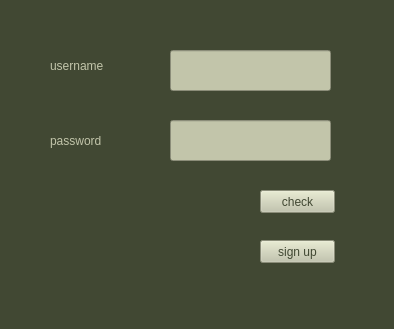
<?xml version="1.0" encoding="UTF-8"?>
<ui version="4.0">
 <class>MainWindow</class>
 <widget class="QMainWindow" name="MainWindow">
  <property name="geometry">
   <rect>
    <x>0</x>
    <y>0</y>
    <width>394</width>
    <height>329</height>
   </rect>
  </property>
  <property name="windowTitle">
   <string>MainWindow</string>
  </property>
  <property name="styleSheet">
   <string notr="true">background-color: rgb(65, 72, 51);</string>
  </property>
  <widget class="QWidget" name="centralwidget">
   <widget class="QLineEdit" name="user_lineEdit">
    <property name="geometry">
     <rect>
      <x>170</x>
      <y>50</y>
      <width>161</width>
      <height>41</height>
     </rect>
    </property>
    <property name="styleSheet">
     <string notr="true">font: 75 14pt &quot;Palatino Linotype&quot;;
background-color: rgb(194, 197, 170);
color: rgb(65, 72, 51)</string>
    </property>
   </widget>
   <widget class="QLineEdit" name="passw_lineEdit">
    <property name="geometry">
     <rect>
      <x>170</x>
      <y>120</y>
      <width>161</width>
      <height>41</height>
     </rect>
    </property>
    <property name="styleSheet">
     <string notr="true">font: 75 14pt &quot;Palatino Linotype&quot;;
background-color: rgb(194, 197, 170);
color: rgb(65, 72, 51)</string>
    </property>
   </widget>
   <widget class="QLabel" name="username_Label">
    <property name="geometry">
     <rect>
      <x>50</x>
      <y>50</y>
      <width>81</width>
      <height>31</height>
     </rect>
    </property>
    <property name="styleSheet">
     <string notr="true">font: 75 14pt &quot;Palatino Linotype&quot;;
color: rgb(194, 197, 170)</string>
    </property>
    <property name="text">
     <string>username</string>
    </property>
   </widget>
   <widget class="QLabel" name="password_Label">
    <property name="geometry">
     <rect>
      <x>50</x>
      <y>130</y>
      <width>91</width>
      <height>21</height>
     </rect>
    </property>
    <property name="styleSheet">
     <string notr="true">font: 75 14pt &quot;Palatino Linotype&quot;;
color: rgb(194, 197, 170)</string>
    </property>
    <property name="text">
     <string>password</string>
    </property>
   </widget>
   <widget class="QLabel" name="res_Label">
    <property name="geometry">
     <rect>
      <x>60</x>
      <y>180</y>
      <width>181</width>
      <height>51</height>
     </rect>
    </property>
    <property name="styleSheet">
     <string notr="true">font: 75 11pt &quot;Palatino Linotype&quot;;
color: rgb(194, 197, 170)</string>
    </property>
    <property name="text">
     <string/>
    </property>
   </widget>
   <widget class="QPushButton" name="check_Button">
    <property name="geometry">
     <rect>
      <x>260</x>
      <y>190</y>
      <width>75</width>
      <height>23</height>
     </rect>
    </property>
    <property name="styleSheet">
     <string notr="true">font: 75 14pt &quot;Palatino Linotype&quot;;
background-color: rgb(194, 197, 170);
color: rgb(65, 72, 51)</string>
    </property>
    <property name="text">
     <string>check</string>
    </property>
   </widget>
   <widget class="QPushButton" name="sign_Button">
    <property name="geometry">
     <rect>
      <x>260</x>
      <y>240</y>
      <width>75</width>
      <height>23</height>
     </rect>
    </property>
    <property name="styleSheet">
     <string notr="true">font: 75 14pt &quot;Palatino Linotype&quot;;
background-color: rgb(194, 197, 170);
color: rgb(65, 72, 51)</string>
    </property>
    <property name="text">
     <string>sign up</string>
    </property>
   </widget>
  </widget>
  <widget class="QMenuBar" name="menubar">
   <property name="geometry">
    <rect>
     <x>0</x>
     <y>0</y>
     <width>394</width>
     <height>21</height>
    </rect>
   </property>
  </widget>
  <widget class="QStatusBar" name="statusbar"/>
 </widget>
 <resources/>
 <connections/>
</ui>
